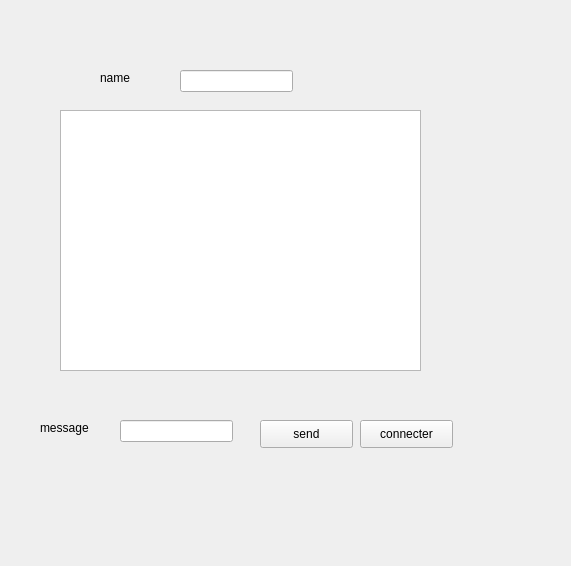
<?xml version="1.0" encoding="UTF-8"?>
<ui version="4.0">
 <class>chat</class>
 <widget class="QWidget" name="chat">
  <property name="geometry">
   <rect>
    <x>0</x>
    <y>0</y>
    <width>571</width>
    <height>566</height>
   </rect>
  </property>
  <property name="windowTitle">
   <string>Form</string>
  </property>
  <widget class="QPushButton" name="bind">
   <property name="geometry">
    <rect>
     <x>360</x>
     <y>420</y>
     <width>93</width>
     <height>28</height>
    </rect>
   </property>
   <property name="text">
    <string>connecter</string>
   </property>
  </widget>
  <widget class="QLineEdit" name="name">
   <property name="geometry">
    <rect>
     <x>180</x>
     <y>70</y>
     <width>113</width>
     <height>22</height>
    </rect>
   </property>
  </widget>
  <widget class="QLabel" name="label_4">
   <property name="geometry">
    <rect>
     <x>230</x>
     <y>720</y>
     <width>56</width>
     <height>16</height>
    </rect>
   </property>
   <property name="text">
    <string>message</string>
   </property>
  </widget>
  <widget class="QPushButton" name="bind_2">
   <property name="geometry">
    <rect>
     <x>550</x>
     <y>720</y>
     <width>93</width>
     <height>28</height>
    </rect>
   </property>
   <property name="text">
    <string>connecter</string>
   </property>
  </widget>
  <widget class="QPushButton" name="sent">
   <property name="geometry">
    <rect>
     <x>260</x>
     <y>420</y>
     <width>93</width>
     <height>28</height>
    </rect>
   </property>
   <property name="text">
    <string>send</string>
   </property>
  </widget>
  <widget class="QLabel" name="label">
   <property name="geometry">
    <rect>
     <x>100</x>
     <y>70</y>
     <width>56</width>
     <height>16</height>
    </rect>
   </property>
   <property name="text">
    <string>name</string>
   </property>
  </widget>
  <widget class="QLineEdit" name="message_2">
   <property name="geometry">
    <rect>
     <x>310</x>
     <y>720</y>
     <width>113</width>
     <height>22</height>
    </rect>
   </property>
  </widget>
  <widget class="QLabel" name="label_2">
   <property name="geometry">
    <rect>
     <x>40</x>
     <y>420</y>
     <width>56</width>
     <height>16</height>
    </rect>
   </property>
   <property name="text">
    <string>message</string>
   </property>
  </widget>
  <widget class="QLineEdit" name="message">
   <property name="geometry">
    <rect>
     <x>120</x>
     <y>420</y>
     <width>113</width>
     <height>22</height>
    </rect>
   </property>
  </widget>
  <widget class="QTextEdit" name="textEdit">
   <property name="geometry">
    <rect>
     <x>60</x>
     <y>110</y>
     <width>361</width>
     <height>261</height>
    </rect>
   </property>
  </widget>
  <widget class="QPushButton" name="sent_2">
   <property name="geometry">
    <rect>
     <x>450</x>
     <y>720</y>
     <width>93</width>
     <height>28</height>
    </rect>
   </property>
   <property name="text">
    <string>send</string>
   </property>
  </widget>
 </widget>
 <resources/>
 <connections/>
</ui>
